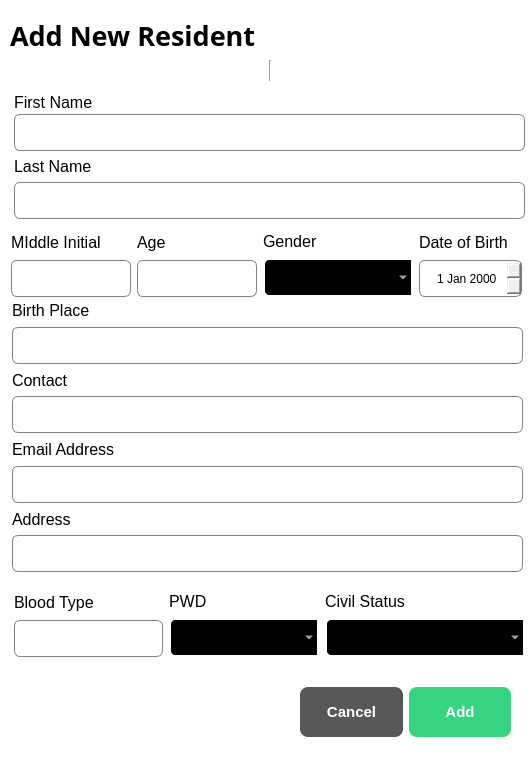
<?xml version="1.0" encoding="UTF-8"?>
<ui version="4.0">
 <class>ResidentsDialog</class>
 <widget class="QDialog" name="ResidentsDialog">
  <property name="geometry">
   <rect>
    <x>0</x>
    <y>0</y>
    <width>531</width>
    <height>762</height>
   </rect>
  </property>
  <property name="windowTitle">
   <string>Dialog</string>
  </property>
  <property name="styleSheet">
   <string notr="true">QDialog{
 
background-color:white;

}

QLineEdit{

border: 1px solid gray;
border-radius:6px;
padding-left: 15px;
height: 35px;
}

QDateEdit{ 
border: 1px solid gray;
border-radius:6px;
padding-left: 15px;
height: 35px;
}

QComboBox{ 
border: 2px solid white;
border-radius:6px;
padding-left: 1px 18px 1px 3px;
height: 35px;
background-color:black;
color:white;
padding-left:15px;
selection-background-color: #298089;
}</string>
  </property>
  <widget class="Line" name="line">
   <property name="geometry">
    <rect>
     <x>0</x>
     <y>60</y>
     <width>541</width>
     <height>21</height>
    </rect>
   </property>
   <property name="orientation">
    <enum>Qt::Vertical</enum>
   </property>
  </widget>
  <widget class="QLabel" name="label">
   <property name="geometry">
    <rect>
     <x>10</x>
     <y>20</y>
     <width>261</width>
     <height>31</height>
    </rect>
   </property>
   <property name="font">
    <font>
     <family>Arial Rounded MT</family>
     <pointsize>20</pointsize>
     <weight>75</weight>
     <bold>true</bold>
    </font>
   </property>
   <property name="text">
    <string>Add New Resident</string>
   </property>
  </widget>
  <widget class="QWidget" name="">
   <property name="geometry">
    <rect>
     <x>11</x>
     <y>230</y>
     <width>511</width>
     <height>67</height>
    </rect>
   </property>
   <layout class="QHBoxLayout" name="horizontalLayout">
    <item>
     <layout class="QVBoxLayout" name="verticalLayout_13">
      <item>
       <widget class="QLabel" name="label_14">
        <property name="font">
         <font>
          <family>Arial</family>
          <pointsize>12</pointsize>
         </font>
        </property>
        <property name="text">
         <string>MIddle Initial</string>
        </property>
       </widget>
      </item>
      <item>
       <widget class="QLineEdit" name="age_lineEdit_2"/>
      </item>
     </layout>
    </item>
    <item>
     <layout class="QVBoxLayout" name="verticalLayout_9">
      <item>
       <widget class="QLabel" name="label_10">
        <property name="font">
         <font>
          <family>Arial</family>
          <pointsize>12</pointsize>
         </font>
        </property>
        <property name="text">
         <string>Age</string>
        </property>
       </widget>
      </item>
      <item>
       <widget class="QLineEdit" name="age_lineEdit"/>
      </item>
     </layout>
    </item>
    <item>
     <layout class="QVBoxLayout" name="verticalLayout_5">
      <item>
       <widget class="QLabel" name="label_6">
        <property name="font">
         <font>
          <family>Arial</family>
          <pointsize>12</pointsize>
         </font>
        </property>
        <property name="text">
         <string>Gender</string>
        </property>
       </widget>
      </item>
      <item>
       <widget class="QComboBox" name="gender_comboBox">
        <property name="minimumSize">
         <size>
          <width>150</width>
          <height>0</height>
         </size>
        </property>
        <item>
         <property name="text">
          <string/>
         </property>
        </item>
        <item>
         <property name="text">
          <string>Male</string>
         </property>
        </item>
        <item>
         <property name="text">
          <string>Female</string>
         </property>
        </item>
       </widget>
      </item>
     </layout>
    </item>
    <item>
     <layout class="QVBoxLayout" name="verticalLayout_7">
      <item>
       <widget class="QLabel" name="label_8">
        <property name="font">
         <font>
          <family>Arial</family>
          <pointsize>12</pointsize>
         </font>
        </property>
        <property name="text">
         <string>Date of Birth</string>
        </property>
       </widget>
      </item>
      <item>
       <widget class="QDateEdit" name="dob_dateEdit">
        <property name="minimumSize">
         <size>
          <width>100</width>
          <height>0</height>
         </size>
        </property>
       </widget>
      </item>
     </layout>
    </item>
   </layout>
  </widget>
  <widget class="QWidget" name="">
   <property name="geometry">
    <rect>
     <x>14</x>
     <y>590</y>
     <width>511</width>
     <height>67</height>
    </rect>
   </property>
   <layout class="QHBoxLayout" name="horizontalLayout_2">
    <item>
     <layout class="QVBoxLayout" name="verticalLayout_11">
      <item>
       <widget class="QLabel" name="label_12">
        <property name="font">
         <font>
          <family>Arial</family>
          <pointsize>12</pointsize>
         </font>
        </property>
        <property name="text">
         <string>Blood Type</string>
        </property>
       </widget>
      </item>
      <item>
       <widget class="QLineEdit" name="bloodtype_lineEdit"/>
      </item>
     </layout>
    </item>
    <item>
     <layout class="QVBoxLayout" name="verticalLayout_6">
      <item>
       <widget class="QLabel" name="label_7">
        <property name="font">
         <font>
          <family>Arial</family>
          <pointsize>12</pointsize>
         </font>
        </property>
        <property name="text">
         <string>PWD</string>
        </property>
       </widget>
      </item>
      <item>
       <widget class="QComboBox" name="PWD_comboBox">
        <property name="minimumSize">
         <size>
          <width>150</width>
          <height>0</height>
         </size>
        </property>
        <property name="styleSheet">
         <string notr="true"/>
        </property>
        <item>
         <property name="text">
          <string/>
         </property>
        </item>
        <item>
         <property name="text">
          <string>Yes</string>
         </property>
        </item>
        <item>
         <property name="text">
          <string>No</string>
         </property>
        </item>
       </widget>
      </item>
     </layout>
    </item>
    <item>
     <layout class="QVBoxLayout" name="verticalLayout_12">
      <item>
       <widget class="QLabel" name="label_13">
        <property name="font">
         <font>
          <family>Arial</family>
          <pointsize>12</pointsize>
         </font>
        </property>
        <property name="text">
         <string>Civil Status</string>
        </property>
       </widget>
      </item>
      <item>
       <widget class="QComboBox" name="Civilstatus_comboBox">
        <property name="minimumSize">
         <size>
          <width>200</width>
          <height>0</height>
         </size>
        </property>
        <property name="styleSheet">
         <string notr="true"/>
        </property>
        <item>
         <property name="text">
          <string/>
         </property>
        </item>
        <item>
         <property name="text">
          <string>Single</string>
         </property>
        </item>
        <item>
         <property name="text">
          <string>Married</string>
         </property>
        </item>
        <item>
         <property name="text">
          <string>Divorced</string>
         </property>
        </item>
        <item>
         <property name="text">
          <string>Separated</string>
         </property>
        </item>
        <item>
         <property name="text">
          <string>Widowed</string>
         </property>
        </item>
       </widget>
      </item>
     </layout>
    </item>
   </layout>
  </widget>
  <widget class="QWidget" name="">
   <property name="geometry">
    <rect>
     <x>12</x>
     <y>300</y>
     <width>511</width>
     <height>272</height>
    </rect>
   </property>
   <layout class="QVBoxLayout" name="verticalLayout_15">
    <item>
     <layout class="QVBoxLayout" name="verticalLayout_3">
      <item>
       <widget class="QLabel" name="label_4">
        <property name="font">
         <font>
          <family>Arial</family>
          <pointsize>12</pointsize>
         </font>
        </property>
        <property name="text">
         <string>Birth Place</string>
        </property>
       </widget>
      </item>
      <item>
       <widget class="QLineEdit" name="birthplace_lineEdit"/>
      </item>
     </layout>
    </item>
    <item>
     <layout class="QVBoxLayout" name="verticalLayout_4">
      <item>
       <widget class="QLabel" name="label_5">
        <property name="font">
         <font>
          <family>Arial</family>
          <pointsize>12</pointsize>
         </font>
        </property>
        <property name="text">
         <string>Contact</string>
        </property>
       </widget>
      </item>
      <item>
       <widget class="QLineEdit" name="contact_lineEdit"/>
      </item>
     </layout>
    </item>
    <item>
     <layout class="QVBoxLayout" name="verticalLayout_10">
      <item>
       <widget class="QLabel" name="label_11">
        <property name="font">
         <font>
          <family>Arial</family>
          <pointsize>12</pointsize>
         </font>
        </property>
        <property name="text">
         <string>Email Address</string>
        </property>
       </widget>
      </item>
      <item>
       <widget class="QLineEdit" name="emailaddress_lineEdit"/>
      </item>
     </layout>
    </item>
    <item>
     <layout class="QVBoxLayout" name="verticalLayout_8">
      <item>
       <widget class="QLabel" name="label_9">
        <property name="font">
         <font>
          <family>Arial</family>
          <pointsize>12</pointsize>
         </font>
        </property>
        <property name="text">
         <string>Address</string>
        </property>
       </widget>
      </item>
      <item>
       <widget class="QLineEdit" name="address_lineEdit"/>
      </item>
     </layout>
    </item>
   </layout>
  </widget>
  <widget class="QWidget" name="">
   <property name="geometry">
    <rect>
     <x>14</x>
     <y>91</y>
     <width>511</width>
     <height>128</height>
    </rect>
   </property>
   <layout class="QVBoxLayout" name="verticalLayout_14">
    <item>
     <layout class="QVBoxLayout" name="verticalLayout">
      <property name="spacing">
       <number>0</number>
      </property>
      <item>
       <widget class="QLabel" name="label_2">
        <property name="font">
         <font>
          <family>Arial</family>
          <pointsize>12</pointsize>
         </font>
        </property>
        <property name="text">
         <string>First Name</string>
        </property>
       </widget>
      </item>
      <item>
       <widget class="QLineEdit" name="firstname_lineEdit"/>
      </item>
     </layout>
    </item>
    <item>
     <layout class="QVBoxLayout" name="verticalLayout_2">
      <item>
       <widget class="QLabel" name="label_3">
        <property name="font">
         <font>
          <family>Arial</family>
          <pointsize>12</pointsize>
         </font>
        </property>
        <property name="text">
         <string>Last Name</string>
        </property>
       </widget>
      </item>
      <item>
       <widget class="QLineEdit" name="lastname_lineEdit"/>
      </item>
     </layout>
    </item>
   </layout>
  </widget>
  <widget class="QWidget" name="">
   <property name="geometry">
    <rect>
     <x>300</x>
     <y>686</y>
     <width>211</width>
     <height>52</height>
    </rect>
   </property>
   <layout class="QHBoxLayout" name="horizontalLayout_3">
    <item>
     <widget class="QPushButton" name="cancel_residentbutton">
      <property name="minimumSize">
       <size>
        <width>0</width>
        <height>50</height>
       </size>
      </property>
      <property name="styleSheet">
       <string notr="true">QPushButton{
 background-color: #585858;
 color:white;
border:none;
border-radius:8px;
font-weight: bold;
font-size: 15px;
}</string>
      </property>
      <property name="text">
       <string>Cancel</string>
      </property>
      <property name="checkable">
       <bool>true</bool>
      </property>
      <property name="autoExclusive">
       <bool>true</bool>
      </property>
     </widget>
    </item>
    <item>
     <widget class="QPushButton" name="save_residentbutton">
      <property name="minimumSize">
       <size>
        <width>0</width>
        <height>50</height>
       </size>
      </property>
      <property name="styleSheet">
       <string notr="true">QPushButton{
 background-color: #34D481;
 color:white;
border:none;
border-radius:8px;
font-weight: bold;
font-size: 15px;
}</string>
      </property>
      <property name="text">
       <string>Add</string>
      </property>
      <property name="checkable">
       <bool>true</bool>
      </property>
      <property name="autoExclusive">
       <bool>true</bool>
      </property>
     </widget>
    </item>
   </layout>
  </widget>
 </widget>
 <resources/>
 <connections>
  <connection>
   <sender>cancel_residentbutton</sender>
   <signal>toggled(bool)</signal>
   <receiver>ResidentsDialog</receiver>
   <slot>close()</slot>
   <hints>
    <hint type="sourcelabel">
     <x>335</x>
     <y>704</y>
    </hint>
    <hint type="destinationlabel">
     <x>361</x>
     <y>690</y>
    </hint>
   </hints>
  </connection>
  <connection>
   <sender>save_residentbutton</sender>
   <signal>toggled(bool)</signal>
   <receiver>ResidentsDialog</receiver>
   <slot>close()</slot>
   <hints>
    <hint type="sourcelabel">
     <x>468</x>
     <y>712</y>
    </hint>
    <hint type="destinationlabel">
     <x>468</x>
     <y>829</y>
    </hint>
   </hints>
  </connection>
 </connections>
</ui>
